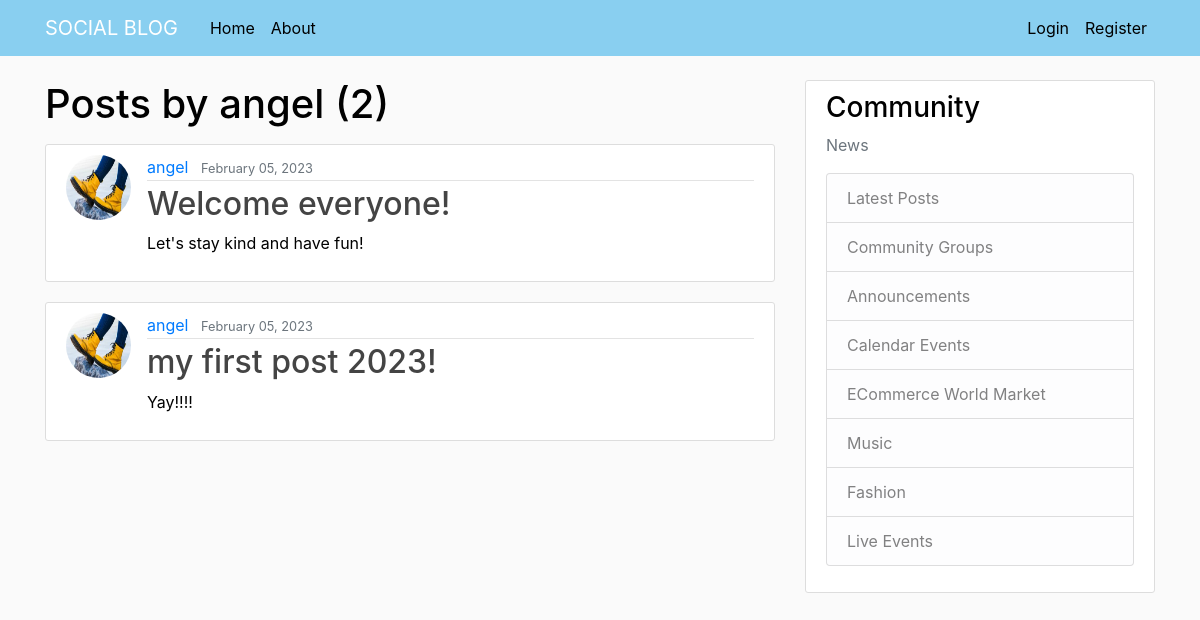
The page /user/angel on the database its author committed.
### blog/models.py (models this page shows, shortened)
class Post(models.Model):
    title = models.CharField(max_length=107)
    content = models.TextField()
    date_posted = models.DateTimeField(default=timezone.now)
    author = models.ForeignKey(User, on_delete=models.CASCADE)

### users/models.py (models this page shows, shortened)
class Profile(models.Model):
    user = models.OneToOneField(User, on_delete=models.CASCADE)
    image = models.ImageField(default='default.jpg', upload_to='profile_pics')

### blog/views.py (the view)
# urls.py: path('user/<str:username>', UserPostListView.as_view(), name='user-posts'),
class UserPostListView(ListView):
    model = Post
    template_name = 'blog/user_posts.html'  # <app>/<model>_<viewtype>.html
    context_object_name = 'posts'
    paginate_by = 10
    def get_queryset(self):
        user = get_object_or_404(User, username=self.kwargs.get('username'))
        return Post.objects.filter(author=user).order_by('-date_posted')

### blog/templates/blog/user_posts.html (shortened to what this page needs)
{% extends "blog/base.html" %}
{% block content %}
    <h1 class="mb-3">Posts by {{ view.kwargs.username }} ({{ page_obj.paginator.count }})</h1>
    {% for post in posts %}
        <article class="media content-section">
          <img class="rounded-circle article-img" src="{{ post.author.profile.image.url }}">
          <div class="media-body">
            <div class="article-metadata">
              <a class="mr-2" href="{% url 'user-posts' post.author.username %}">{{ post.author }}</a>
              <small class="text-muted">{{ post.date_posted|date:"F d, Y" }}</small>
            </div>
            <h2><a class="article-title" href="{% url 'post-detail' post.id %}">{{ post.title }}</a></h2>
            <p class="article-content">{{ post.content }}</p>
          </div>
        </article>
    {% endfor %}
{% endblock content %}

### blog/static/blog/main.css (style rules this page uses)
body { background: #fafafa; color: #000000; margin-top: 5rem; }
h1, h2, h3, h4, h5, h6 { color: #000000; }
.content-section { background: #ffffff; padding: 10px 20px; border: 1px solid #dddddd; border-radius: 3px; margin-bottom: 20px; }
.article-title { color: #444444; }
.article-content { white-space: pre-line; }
.article-img { height: 65px; width: 65px; margin-right: 16px; }
.article-metadata { padding-bottom: 1px; margin-bottom: 4px; border-bottom: 1px solid #e3e3e3 }

### rows shown on the page
Post: author.profile.image (picture), author "angel", date_posted "February 05, 2023", title "Welcome everyone!", content "Let's stay kind and have fun!"
Post: author.profile.image (picture), author "angel", date_posted "February 05, 2023", title "my first post 2023!", content "Yay!!!!"

### other values the page prints
{{ view.kwargs.username }} "angel"
{{ page_obj.paginator.count }} "2"
